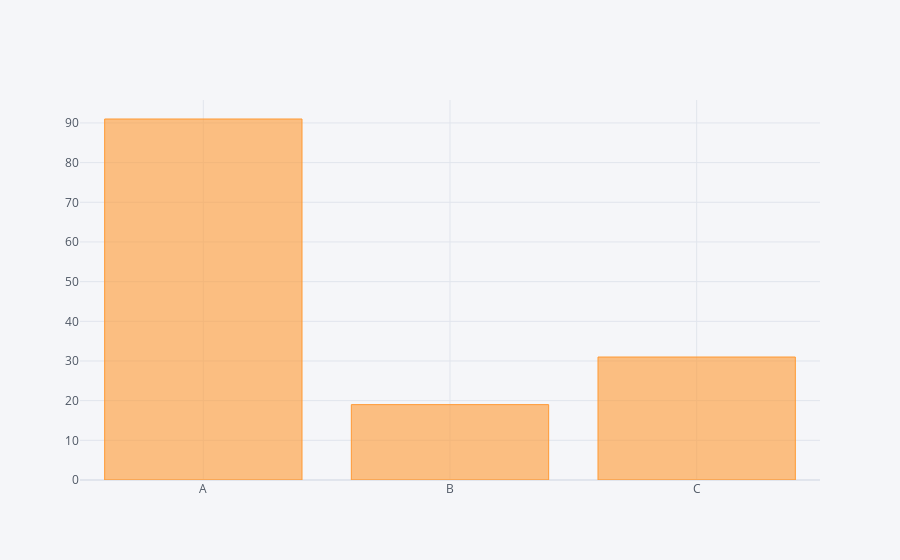

Source (notebook cell):
### Code cell
df2.iplot(kind='bar', x='Category')

### Figure 1 — Plotly figure (JSON) as saved in the notebook; plotly's stock layout.template omitted (floating-point values rounded to 4 significant figures)
{"data": [{"marker": {"color": "rgba(255, 153, 51, 0.6)", "line": {"color": "rgba(255, 153, 51, 1.0)", "width": 1}}, "name": "Values", "orientation": "v", "text": "", "type": "bar", "x": ["A", "B", "C"], "y": [91, 19, 31]}], "layout": {"legend": {"bgcolor": "#F5F6F9", "font": {"color": "#4D5663"}}, "paper_bgcolor": "#F5F6F9", "plot_bgcolor": "#F5F6F9", "title": {"font": {"color": "#4D5663"}}, "xaxis": {"gridcolor": "#E1E5ED", "showgrid": true, "tickfont": {"color": "#4D5663"}, "title": {"font": {"color": "#4D5663"}, "text": ""}, "zerolinecolor": "#E1E5ED"}, "yaxis": {"gridcolor": "#E1E5ED", "showgrid": true, "tickfont": {"color": "#4D5663"}, "title": {"font": {"color": "#4D5663"}, "text": ""}, "zerolinecolor": "#E1E5ED"}}}
